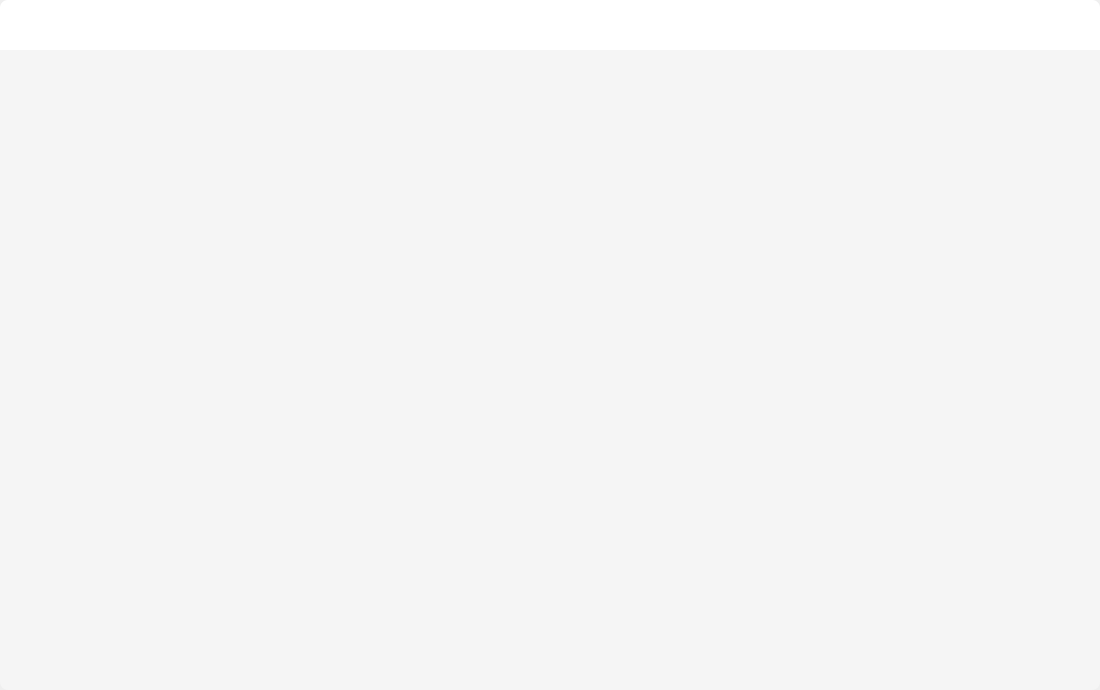
<?xml version="1.0" encoding="UTF-8"?>
<ui version="4.0">
 <class>WallpaperWidget</class>
 <widget class="QWidget" name="WallpaperWidget">
  <property name="geometry">
   <rect>
    <x>0</x>
    <y>0</y>
    <width>1100</width>
    <height>690</height>
   </rect>
  </property>
  <property name="sizePolicy">
   <sizepolicy hsizetype="Fixed" vsizetype="Fixed">
    <horstretch>0</horstretch>
    <verstretch>0</verstretch>
   </sizepolicy>
  </property>
  <property name="minimumSize">
   <size>
    <width>1100</width>
    <height>690</height>
   </size>
  </property>
  <property name="maximumSize">
   <size>
    <width>1100</width>
    <height>690</height>
   </size>
  </property>
  <property name="windowTitle">
   <string>WallpaperWidget</string>
  </property>
  <layout class="QVBoxLayout" name="verticalLayout">
   <property name="spacing">
    <number>0</number>
   </property>
   <property name="leftMargin">
    <number>0</number>
   </property>
   <property name="topMargin">
    <number>0</number>
   </property>
   <property name="rightMargin">
    <number>0</number>
   </property>
   <property name="bottomMargin">
    <number>0</number>
   </property>
   <item>
    <widget class="QWidget" name="FilletWidget" native="true">
     <property name="sizePolicy">
      <sizepolicy hsizetype="Fixed" vsizetype="Fixed">
       <horstretch>0</horstretch>
       <verstretch>0</verstretch>
      </sizepolicy>
     </property>
     <property name="minimumSize">
      <size>
       <width>1100</width>
       <height>690</height>
      </size>
     </property>
     <property name="styleSheet">
      <string notr="true">background:rgba(245,245,245);
border-radius:8px;</string>
     </property>
     <widget class="QWidget" name="TopWidget" native="true">
      <property name="geometry">
       <rect>
        <x>0</x>
        <y>0</y>
        <width>1100</width>
        <height>50</height>
       </rect>
      </property>
      <property name="sizePolicy">
       <sizepolicy hsizetype="Fixed" vsizetype="Fixed">
        <horstretch>0</horstretch>
        <verstretch>0</verstretch>
       </sizepolicy>
      </property>
      <property name="minimumSize">
       <size>
        <width>1100</width>
        <height>50</height>
       </size>
      </property>
      <property name="maximumSize">
       <size>
        <width>1100</width>
        <height>50</height>
       </size>
      </property>
      <property name="styleSheet">
       <string notr="true">background-color: rgb(255, 255, 255);
border-bottom-left-radius:0px;
border-bottom-right-radius:0px;</string>
      </property>
      <widget class="QLabel" name="label">
       <property name="geometry">
        <rect>
         <x>10</x>
         <y>13</y>
         <width>70</width>
         <height>24</height>
        </rect>
       </property>
       <property name="sizePolicy">
        <sizepolicy hsizetype="Fixed" vsizetype="Fixed">
         <horstretch>0</horstretch>
         <verstretch>0</verstretch>
        </sizepolicy>
       </property>
       <property name="minimumSize">
        <size>
         <width>70</width>
         <height>24</height>
        </size>
       </property>
       <property name="maximumSize">
        <size>
         <width>70</width>
         <height>24</height>
        </size>
       </property>
       <property name="styleSheet">
        <string notr="true">border-image: url(:/ZcloudDesk/image/wallpaper.png);</string>
       </property>
       <property name="text">
        <string/>
       </property>
      </widget>
      <widget class="QPushButton" name="closeButton">
       <property name="geometry">
        <rect>
         <x>1058</x>
         <y>11</y>
         <width>32</width>
         <height>28</height>
        </rect>
       </property>
       <property name="sizePolicy">
        <sizepolicy hsizetype="Fixed" vsizetype="Fixed">
         <horstretch>0</horstretch>
         <verstretch>0</verstretch>
        </sizepolicy>
       </property>
       <property name="minimumSize">
        <size>
         <width>32</width>
         <height>28</height>
        </size>
       </property>
       <property name="maximumSize">
        <size>
         <width>32</width>
         <height>28</height>
        </size>
       </property>
       <property name="styleSheet">
        <string notr="true">QPushButton{border-image: url(:/ZcloudDesk/image/close.png);}
QPushButton:hover,pressed{border-image: url(:/ZcloudDesk/image/close_sel.png);};</string>
       </property>
       <property name="text">
        <string/>
       </property>
      </widget>
     </widget>
    </widget>
   </item>
  </layout>
 </widget>
 <layoutdefault spacing="6" margin="11"/>
 <resources>
  <include location="ZcloudDesk.qrc"/>
 </resources>
 <connections/>
</ui>
